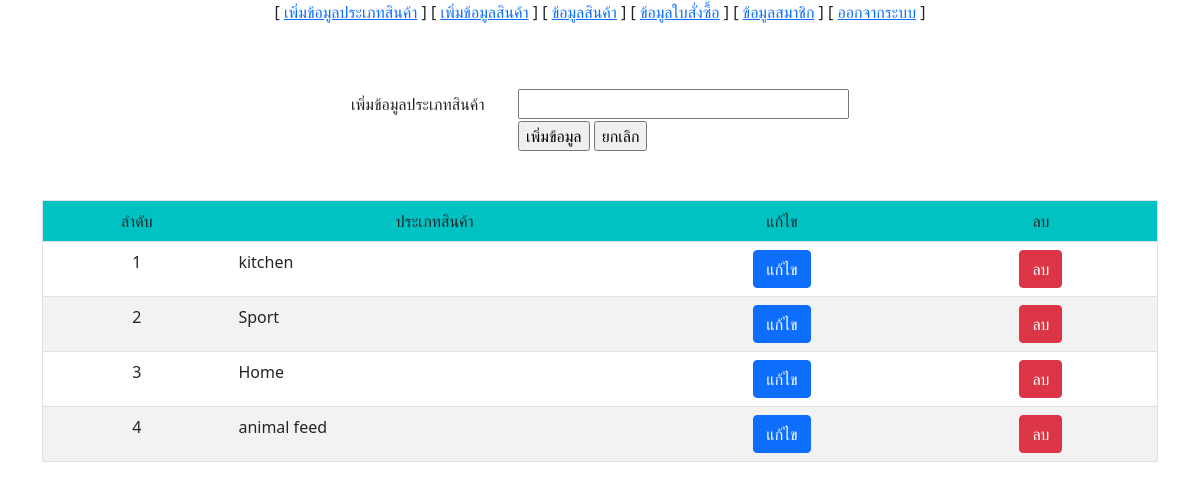
Page /admin_product_type.php (signed in) on the committed database.
### tables this page shows
CREATE TABLE IF NOT EXISTS `product_type` (
  `type_id` int(11) NOT NULL AUTO_INCREMENT,
  `type_name` varchar(30) DEFAULT NULL,
  PRIMARY KEY (`type_id`)
);

### admin_product_type.php (the view, shortened to what this page needs)
<?php
 include('bootstrap.php');
 include "admin_menu.php";
?>
<meta http-equiv="Content-Type" content="text/html; charset=utf-8" /> <html>
<body><br><br>
 <form action="admin_add_product_type.php" method="post">  <table width="500" align="center" border="0">
 <tr>
 <td width="200">เพิ่มข้อมูลประเภทสินค้า</td>
 <td><input type="text" name="product_type" size="30"></td>  </tr>
 <tr>
 <td width="150"></td>
 <td><input name="Submit" type="submit" value="เพิ่มข้อมูล">  <input name="Reset" type="reset" value="ยกเลิก"></td>
 </tr>
 </table>
</form>
<br><br>
<?php
 include "connect.php";
 $sql = "select * from product_type";
 $ex = mysqli_query($conn, $sql);
$num = mysqli_num_rows($ex);
if($num>0){
    $show = "<div class='container'><table width=600 cellpadding=4 align=center border class='table table-striped'></div>";  $show .= "<tr bgcolor=#00CCCC align=center><td>ลำดับ</td><td> ประเภทสินค้า  </td><td> แก้ไข</td><td> ลบ</td></tr>";
    while ($rs = mysqli_fetch_array($ex)){
    $show .= "<td align=center>$rs[type_id]</td>";
    $show .= "<td> $rs[type_name] </td>";
    $show .= "<td align=center><a
   href=admin_edit1_product_type.php?id=$rs[type_id] class='btn btn-primary'>แก้ไข</a></td>";
    $show .= "<td align=center><a
   href=admin_delete_product_type.php?id=$rs[type_id] onclick=\"return  confirm('ยืนยันการลบข้อมูล?')\" class='btn btn-danger'>ลบ</a></td>";
    $show .= "</tr>";
    }
    $show .= "</table>";
    echo $show;
   }
   ?>
   </body>
   </html>

### rows in the picture
product_type: type_id "1", type_name "kitchen"
product_type: type_id "2", type_name "Sport"
product_type: type_id "3", type_name "Home"
product_type: type_id "4", type_name "animal feed"
